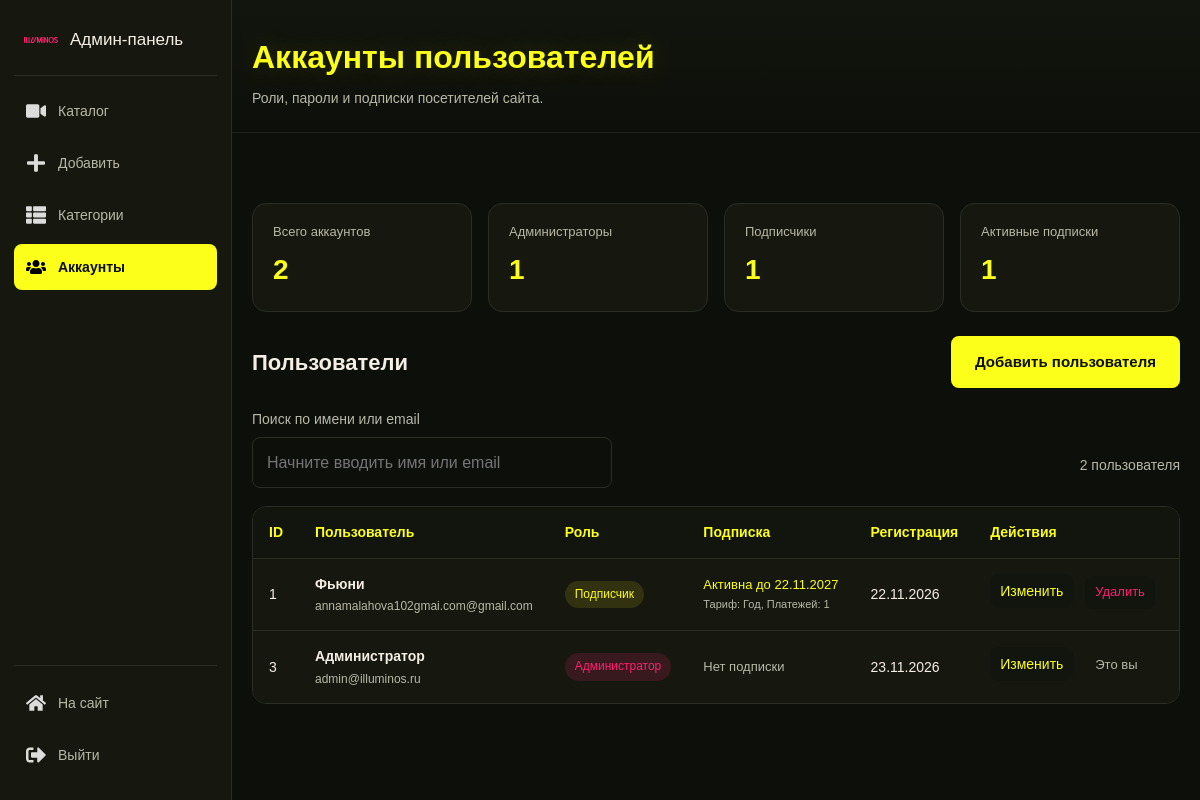
/admin/users.php (signed in), run on the app's committed database.
### tables this page shows
CREATE TABLE `subscriptions` (
  `user_id` int(11) NOT NULL,
  `tariff` varchar(50) NOT NULL,
  `payment_method` varchar(20) NOT NULL,
  `subscription_until` date NOT NULL,
  `created_at` datetime DEFAULT current_timestamp(),
  PRIMARY KEY (`user_id`),
  CONSTRAINT `subscriptions_ibfk_1` FOREIGN KEY (`user_id`) REFERENCES `users` (`id`) ON DELETE CASCADE
);

CREATE TABLE `users` (
  `id` int(11) NOT NULL AUTO_INCREMENT,
  `name` varchar(100) NOT NULL,
  `email` varchar(150) NOT NULL,
  `password` varchar(255) NOT NULL,
  `role` enum('user','subscriber','admin') DEFAULT 'user',
  `subscription_until` date DEFAULT NULL,
  `created_at` datetime DEFAULT current_timestamp(),
  PRIMARY KEY (`id`),
  UNIQUE KEY `email` (`email`)
);

### admin/users.php (the view, shortened to what this page needs)
<?php
require_once "../includes/db.php";
require_once "../includes/header.php";
$roles = [
    'user' => 'Пользователь',
    'subscriber' => 'Подписчик',
    'admin' => 'Администратор',
];
$tariffs = [
    'month' => 'Месяц',
    'halfyear' => 'Полгода',
    'year' => 'Год',
];
$error = "";
$action = isset($_POST['action']) ? $_POST['action'] : '';
$currentUserId = (int)$_SESSION['user_id'];
$formData = [
    "id" => 0,
    "name" => "",
    "email" => "",
    "role" => "user",
    "password" => "",
    "tariff" => "",
    "subscription_until" => "",
];
$showForm = isset($_GET['edit']) || ($_SERVER['REQUEST_METHOD'] == 'POST' && $action == 'save' && $error != "");
$users = $db->query("SELECT u.*, s.tariff, s.payment_method, s.subscription_until AS active_until,
    (SELECT COUNT(*) FROM favorites f WHERE f.user_id = u.id) AS favorites_count,
    (SELECT COUNT(*) FROM payments p WHERE p.user_id = u.id) AS payments_count
    FROM users u
    LEFT JOIN subscriptions s ON s.user_id = u.id
    ORDER BY u.id")->fetchAll();
$stats = $db->query("SELECT COUNT(*) AS total,
    SUM(role = 'admin') AS admins,
    SUM(role = 'subscriber') AS subscribers
    FROM users")->fetch();
$activeSubscriptions = (int)$db->query("SELECT COUNT(*) FROM subscriptions
    WHERE subscription_until > CURDATE()")->fetchColumn();
?>
<section class="page-head">
    <div class="container">
        <h1>Аккаунты пользователей</h1>
        <p>Роли, пароли и подписки посетителей сайта.</p>
    </div>
</section>
<?php require_once __DIR__ . '/_nav.php'; ?>
<section class="section">
    <div class="container">
        <div class="admin-stats">
            <div class="admin-stat"><span>Всего аккаунтов</span><strong><?php echo $stats['total']; ?></strong></div>
            <div class="admin-stat"><span>Администраторы</span><strong><?php echo $stats['admins']; ?></strong></div>
            <div class="admin-stat"><span>Подписчики</span><strong><?php echo $stats['subscribers']; ?></strong></div>
            <div class="admin-stat"><span>Активные подписки</span><strong><?php echo $activeSubscriptions; ?></strong></div>
        </div>
        <div class="admin-panel-title">
            <h2><?php echo $showForm ? 'Аккаунт пользователя' : 'Пользователи'; ?></h2>
            <?php if ($showForm) { ?>
                <a href="users.php" class="btn btn-outline">Все аккаунты</a>
            <?php } else { ?>
                <a href="users.php?edit=new" class="btn">Добавить пользователя</a>
            <?php } ?>
        </div>
        <?php if ($showForm) { ?>
            <form action="users.php" method="post" class="admin-form">
                <input type="hidden" name="action" value="save">
                <input type="hidden" name="user_id" value="<?php echo $formData['id']; ?>">
                <div class="admin-form-grid">
                    <div class="admin-field">
                        <label for="adminName">Имя</label>
                        <input type="text" id="adminName" name="name" value="<?php echo htmlspecialchars($formData['name']); ?>" required>
                    </div>
                    <div class="admin-field">
                        <label for="adminEmail">Email</label>
                        <input type="email" id="adminEmail" name="email" value="<?php echo htmlspecialchars($formData['email']); ?>" required>
                    </div>
                    <div class="admin-field">
                        <label for="adminPassword">
                            <?php echo $formData['id'] > 0 ? 'Новый пароль (если нужно менять)' : 'Пароль'; ?>
                        </label>
                        <input type="password" id="adminPassword" name="password" minlength="6"
                               autocomplete="new-password" <?php echo $formData['id'] > 0 ? '' : 'required'; ?>>
                    </div>
                    <div class="admin-field">
                        <label for="adminRole">Роль</label>
                        <?php if ($formData['id'] === $currentUserId) { ?>
                            <input type="hidden" name="role" value="admin">
                            <select id="adminRole" disabled>
                                <option selected>Администратор</option>
                            </select>
                        <?php } else { ?>
                            <select id="adminRole" name="role">
                                <?php foreach ($roles as $key => $label) { ?>
                                    <option value="<?php echo $key; ?>"
                                        <?php echo $formData['role'] === $key ? 'selected' : ''; ?>>
                                        <?php echo $label; ?>
                                    </option>
                                <?php } ?>
                            </select>
                        <?php } ?>
                    </div>
                    <div class="admin-field">
                        <label for="adminTariff">Тариф подписки</label>
                        <select id="adminTariff" name="tariff">
                            <option value="">Без подписки</option>
                            <?php foreach ($tariffs as $key => $label) { ?>
                                <option value="<?php echo $key; ?>"
                                    <?php echo $formData['tariff'] === $key ? 'selected' : ''; ?>>
                                    <?php echo $label; ?>
                                </option>
                            <?php } ?>
                        </select>
                    </div>
                    <div class="admin-field">
                        <label for="adminUntil">Подписка до</label>
                        <input type="date" id="adminUntil" name="subscription_until"
                               value="<?php echo htmlspecialchars($formData['subscription_until']); ?>">
                    </div>
                    <p class="admin-form-note">
                        Если указана дата, старая подписка заменяется новой. Пустая дата убирает подписку.
                        История платежей при этом сохраняется.
                    </p>
                    <div class="admin-form-actions">
                        <button type="submit" class="btn">Сохранить</button>
                        <a href="users.php" class="btn btn-outline">Отмена</a>
                    </div>
                </div>
            </form>
        <?php } else { ?>
            <div class="admin-toolbar">
                <div class="admin-search">
                    <label for="adminSearch">Поиск по имени или email</label>
                    <input type="search" id="adminSearch" placeholder="Начните вводить имя или email">
                </div>
                <span class="admin-found" id="adminFound" data-forms="пользователь,пользователя,пользователей"><?php echo count($users); ?> пользователей</span>
            </div>
            <div class="admin-table-wrap">
                <table class="admin-table">
                    <thead>
                        <tr>
                            <th>ID</th>
                            <th>Пользователь</th>
                            <th>Роль</th>
                            <th>Подписка</th>
                            <th>Регистрация</th>
                            <th>Действия</th>
                        </tr>
                    </thead>
                    <tbody>
                    <?php foreach ($users as $user) { ?>
                        <?php
                        $isActive = !empty($user['active_until']) && strtotime($user['active_until']) > time();
                        $roleClass = $user['role'] == 'admin' ? 'is-admin' : ($user['role'] == 'subscriber' ? 'is-subscriber' : '');
                        $statusText = "Нет подписки";
                        if (!empty($user['active_until'])) {
                            $statusText = ($isActive ? "Активна до " : "Истекла ") . date('d.m.Y', strtotime($user['active_until']));
                        }
                        $statusDetail = "";
                        if ($isActive && isset($tariffs[$user['tariff']])) {
                            $statusDetail = "Тариф: " . $tariffs[$user['tariff']];
                        }
                        if ((int)$user['payments_count'] > 0) {
                            $statusDetail .= ($statusDetail != "" ? ", " : "") . "Платежей: " . $user['payments_count'];
                        }
                        ?>
                        <tr>
                            <td data-label="ID"><?php echo $user['id']; ?></td>
                            <td data-label="Пользователь">
                                <div class="admin-user-cell">
                                    <strong><?php echo htmlspecialchars($user['name']); ?></strong>
                                    <span><?php echo htmlspecialchars($user['email']); ?></span>
                                </div>
                            </td>
                            <td data-label="Роль">
                                <span class="admin-role <?php echo $roleClass; ?>">
                                    <?php echo isset($roles[$user['role']]) ? $roles[$user['role']] : 'Пользователь'; ?>
                                </span>
                            </td>
                            <td data-label="Подписка">
                                <div class="admin-subscription <?php echo $isActive ? 'is-active' : 'is-empty'; ?>">
                                    <?php echo $statusText; ?>
                                    <?php if ($statusDetail != "") { ?>
                                        <small><?php echo htmlspecialchars($statusDetail); ?></small>
                                    <?php } ?>
                                </div>
                            </td>
                            <td data-label="Регистрация"><?php echo date('d.m.Y', strtotime($user['created_at'])); ?></td>
                            <td data-label="Действия">
                                <a href="users.php?edit=<?php echo $user['id']; ?>">Изменить</a>
                                <?php if ((int)$user['id'] === $currentUserId) { ?>
                                    <span class="admin-self-mark">Это вы</span>
                                <?php } else { ?>
                                    <form action="users.php" method="post" class="admin-inline-form"
                                          onsubmit="return confirm('Удалить этот аккаунт?')">
                                        <button type="submit" class="admin-table-action is-danger">Удалить</button>
                                    </form>
                                <?php } ?>
                            </td>
                        </tr>
                    <?php } ?>
                    </tbody>
                </table>
            </div>
        <?php } ?>
    </div>
</section>
<?php
require_once "../includes/footer.php";
?>

### data on the page
subscriptions: user_id "1", user_id.name "Фьюни", user_id.email "annamalahova102gmai.com@gmail.com", user_id.role "Подписчик", subscription_until "Активна до 22.11.2027", statusDetail "Тариф: Год, Платежей: 1", user_id.created_at "22.11.2026"
users: id "3", name "Администратор", email "admin@illuminos.ru", role "Администратор", statusText "Нет подписки", created_at "23.11.2026", shows "Это вы"

### other printed values
$section['label'] "Каталог"
$section['label'] "Добавить"
$section['label'] "Категории"
$section['label'] "Аккаунты"
$stats['total'] "2"
$stats['admins'] "1"
$stats['subscribers'] "1"
$activeSubscriptions "1"
